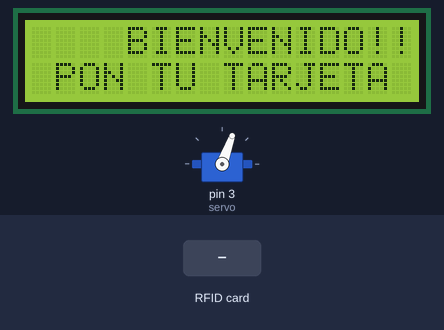
A sketch run on a simulated Arduino Uno, built with avr-gcc and run on an emulated ATmega328P. Shown: 16×2 character LCD, servo. The inputs (shaded band) are chosen by the test bench. What the sketch prints to the serial monitor is not drawn.

Above: at 1.3 s.
1.4 s: RFID card 21 56 98 42 held to the reader
At 3.0 s:
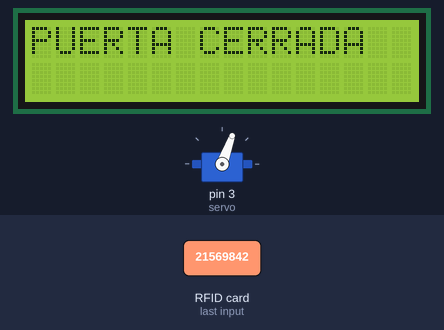
4.1 s: RFID card 5E 7A 19 C4 held to the reader
At 6.4 s:
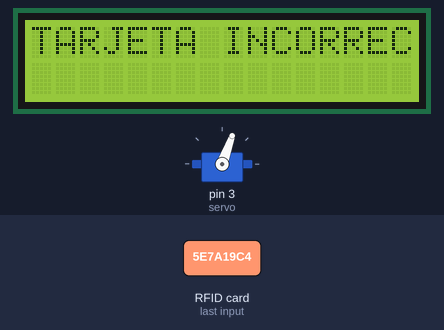
7.1 s: RFID card 21 56 98 42 held to the reader
At 8.7 s:
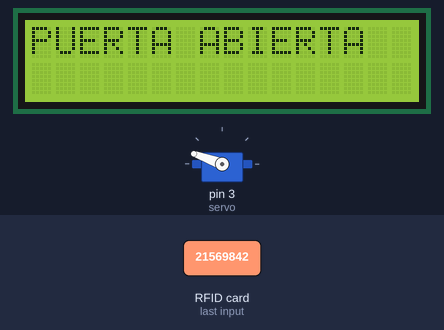
Timing chart, 0 to 10.2 s (numbered marks = the images above; inputs shaded):
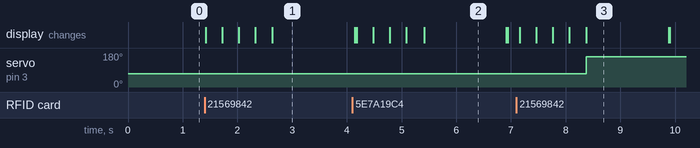

The sketch:

scaner_puerta.ino
```cpp
#include <Servo.h>
#include <LiquidCrystal_I2C.h>
#include <SPI.h>
#include <MFRC522.h>

#define SS_PIN 10
#define RST_PIN 9
String UID = "21 56 98 42" ;  //acceso de tarjeta
byte lock = 0;

Servo servo;
LiquidCrystal_I2C lcd(0x27, 16, 2);
MFRC522 rfid(SS_PIN, RST_PIN);


void setup() {
  Serial.begin(9600);
  servo.write(70);
  lcd.init();
  lcd.backlight();
  servo.attach(3);
  SPI.begin();
  rfid.PCD_Init();
}

void loop() {
  lcd.setCursor(4, 0);
  lcd.print("BIENVENIDO!!");
  lcd.setCursor(1, 1);
  lcd.print("PON TU TARJETA");

  if ( ! rfid.PICC_IsNewCardPresent())
    return;
  if ( ! rfid.PICC_ReadCardSerial())
    return;

  lcd.clear();
  lcd.setCursor(0, 0);
  lcd.print("SCANEANDO");
  Serial.print("HORA DE ENTRADA: ");
  String ID = "";
  for (byte i = 0; i < rfid.uid.size; i++) {
    lcd.print(".");
    ID.concat(String(rfid.uid.uidByte[i] < 0x10 ? " 0" : " "));
    ID.concat(String(rfid.uid.uidByte[i], HEX));
    delay(300);
  }
  ID.toUpperCase();

  if (ID.substring(1) == UID && lock == 0 ) {
    servo.write(70);
    lcd.clear();
    lcd.setCursor(0, 0);
    lcd.print("PUERTA CERRADA");
    delay(1500);
    lcd.clear();
    lock = 1;
  } else if (ID.substring(1) == UID && lock == 1 ) {
    servo.write(160);
    lcd.clear();
    lcd.setCursor(0, 0);
    lcd.print("PUERTA ABIERTA");
    delay(1500);
    lcd.clear();
    lock = 0;
  } else {
    lcd.clear();
    lcd.setCursor(0, 0);
    lcd.print("TARJETA INCORRECTA!!");
    delay(1500);
    lcd.clear();
  }
}
```

Measured:
- after the input at 1.4 s, the display: first changes at once (image 1 shows a later state)
- after the input at 4.1 s, the display: first differs from a run without the input after 0.09 s (image 2 shows a later state)
- after the input at 7.1 s, servo on pin 3 (servo): 70° → 160° after 1.3 s; the display: first changes after 0.06 s (image 3 shows a later state)
- what the display in image 2 shows lasts 1.5 s, from 5.4 s to 6.9 s
